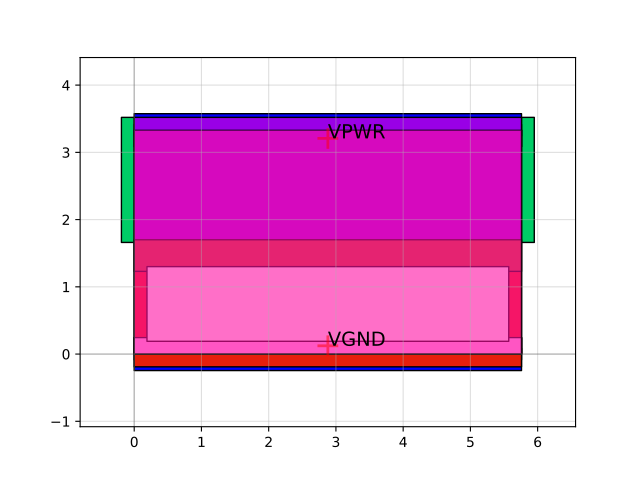

Generate this figure with Python:
import sky130

c = sky130.components.sky130_fd_sc_hs__ebufn_4()
c.plot()
